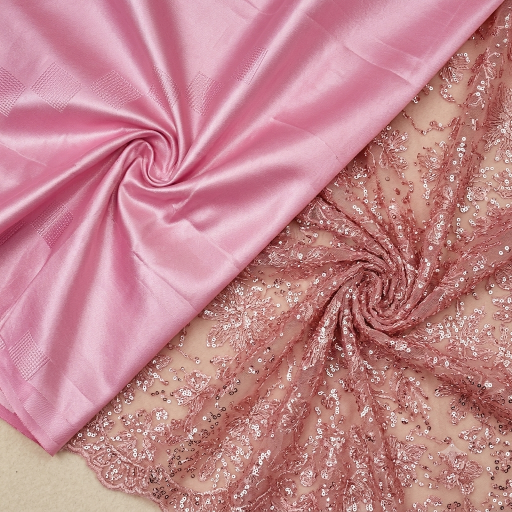
#> input picture backend/scripts/fabric_images/bazin_riche.jpg, 1024 x 1024 px (shown at 1/2 size); its folder holds only this picture in this run
$ python compress_fabric_images.py
#> lines starting #> are read from the running program, lines starting #| are printed output that depends on the picture
#!/usr/bin/env python3
"""
compress_fabric_images.py — Compresse les images du catalogue de tissus
                             avec une cible de taille en Ko (défaut : 150 Ko).

Usage
-----
    cd backend
    pip install Pillow
    python scripts/compress_fabric_images.py

    # Aperçu sans écriture
    python scripts/compress_fabric_images.py --dry-run

    # Cible différente (ex : 100 Ko)
    python scripts/compress_fabric_images.py --max-kb 100

    # Remplace les originaux directement (sans suffixe _opt)
    python scripts/compress_fabric_images.py --replace

Stratégie
---------
    1. Redimensionne à 800×800 px max (ratio conservé, LANCZOS)
    2. Essaie qualité 85 → descend par pas de 5 jusqu'à atteindre la cible
    3. Si la cible n'est pas atteinte à qualité 40, réduit la résolution
       (700px, 600px, 500px) et recommence la boucle qualité
    4. Sauvegarde en JPEG progressif optimisé
"""

import argparse
import io
import sys
from pathlib import Path

IMAGES_DIR   = Path(__file__).parent / "fabric_images"
MAX_PX       = 800          # résolution max initiale (px)
MIN_PX       = 400          # résolution plancher (en dessous on ne réduit plus)
PX_STEP      = 100          # réduction de résolution si qualité insuffisante
QUALITY_START = 85          # qualité de départ
QUALITY_MIN   = 40          # qualité plancher avant de réduire la résolution
QUALITY_STEP  = 5           # pas de descente de qualité
DEFAULT_MAX_KB = 150        # cible en Ko
SUFFIX        = "_opt"
EXTENSIONS    = {".jpg", ".jpeg", ".png", ".webp", ".bmp", ".tiff"}


def _encode(img, quality: int) -> bytes:
    """Encode l'image PIL en JPEG en mémoire et retourne les bytes."""
    buf = io.BytesIO()
    img.save(buf, format="JPEG", quality=quality, optimize=True, progressive=True)
    return buf.getvalue()


def compress_to_target(src: Path, max_kb: int, dry_run: bool, replace: bool) -> None:
    """Compresse src jusqu'à atteindre max_kb Ko, ou s'en approche au mieux."""
#> called with max_kb = 150, dry_run = False, replace = False
    try:
        from PIL import Image
    except ImportError:
        print("ERREUR : Pillow n'est pas installé.\n  pip install Pillow", file=sys.stderr)
        sys.exit(1)

    target_bytes = max_kb * 1024
    src_bytes    = src.stat().st_size

    with Image.open(src) as img_orig:
#> img_orig is the input picture: PIL image 1024x1024 RGBA; mean R, G, B, A 194.7, 134.3, 141.3, 255
        if img_orig.mode not in ("RGB", "L"):
            img_orig = img_orig.convert("RGB")
#> img_orig: PIL image 1024x1024 RGB
        original_size = img_orig.size
#> original_size = (1024, 1024)

        best_data    = None
        best_quality = QUALITY_START
        best_px      = MAX_PX
        reached      = False

        # Boucle sur les résolutions décroissantes
        for max_px in range(MAX_PX, MIN_PX - 1, -PX_STEP):
            img = img_orig.copy()
            img.thumbnail((max_px, max_px), Image.LANCZOS)

            # Boucle sur les qualités décroissantes
            for quality in range(QUALITY_START, QUALITY_MIN - 1, -QUALITY_STEP):
                data = _encode(img, quality)
                if best_data is None or len(data) < len(best_data):
                    best_data    = data
                    best_quality = quality
                    best_px      = max_px
                if len(data) <= target_bytes:
                    reached = True
                    break

            if reached:
                break
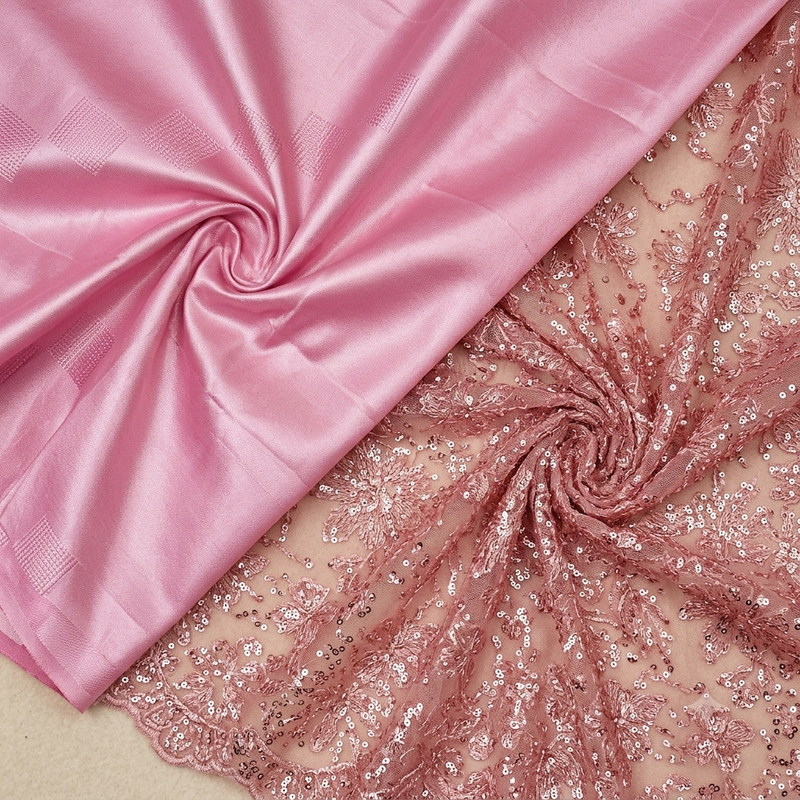
#> img: PIL image 800x800 RGB; mean R, G, B 194.6, 134.3, 141.3
#> after the loop, best_px = 800; best_quality = 75

        final_kb  = len(best_data) / 1024
#> final_kb = 140.6
        saving    = (1 - len(best_data) / src_bytes) * 100
#> saving = 95.01
        new_size  = Image.open(io.BytesIO(best_data)).size
#> new_size = (800, 800)

        status = "✓" if reached else "⚠ "
        note   = "" if reached else f"  (cible {max_kb} Ko non atteinte — meilleur résultat)"

        if dry_run:
            print(f"  [dry-run] {src.name}")
            print(f"    {original_size[0]}×{original_size[1]} → {new_size[0]}×{new_size[1]} px")
            print(f"    {src_bytes / 1024:.0f} Ko  →  {final_kb:.0f} Ko  "
                  f"({saving:+.0f} %)  qualité {best_quality}{note}")
            return

        if replace:
            dest = src.with_suffix(".jpg")
        else:
            dest = src.with_stem(src.stem + SUFFIX).with_suffix(".jpg")

        dest.write_bytes(best_data)

        print(f"  {status} {src.name}")
        print(f"    {original_size[0]}×{original_size[1]} → {new_size[0]}×{new_size[1]} px  "
              f"| qualité {best_quality}")
#|     1024×1024 → 800×800 px  | qualité 75
        print(f"    {src_bytes / 1024:.0f} Ko  →  {final_kb:.0f} Ko  ({saving:+.0f} %){note}")
#|     2819 Ko  →  141 Ko  (+95 %)
        print(f"    → {dest.name}")


def main() -> None:
    parser = argparse.ArgumentParser(
        description="Compresse les images tissu avec cible de taille"
    )
    parser.add_argument("--max-kb",  type=int,  default=DEFAULT_MAX_KB,
                        help=f"Taille cible en Ko (défaut : {DEFAULT_MAX_KB})")
    parser.add_argument("--dry-run", action="store_true",
                        help="Affiche les infos sans écrire de fichier")
    parser.add_argument("--replace", action="store_true",
                        help="Remplace les originaux (sans suffixe _opt)")
    parser.add_argument("--dir",     type=Path, default=IMAGES_DIR,
                        help="Dossier source (défaut : scripts/fabric_images/)")
    args = parser.parse_args()

    images_dir: Path = args.dir
    if not images_dir.exists():
        print(f"ERREUR : Dossier introuvable : {images_dir}", file=sys.stderr)
        sys.exit(1)

    images = [p for p in sorted(images_dir.iterdir())
              if p.suffix.lower() in EXTENSIONS and not p.stem.endswith(SUFFIX)]

    if not images:
        print(f"Aucune image trouvée dans {images_dir}")
        return

    mode = "DRY-RUN" if args.dry_run else ("remplacement" if args.replace else "copies _opt")
    print(f"\n=== Compression images tissus — cible {args.max_kb} Ko ({mode}) ===\n")
    print(f"Dossier : {images_dir}")
    print(f"Images  : {len(images)} fichier(s)\n")

    total_before = total_after = 0

    for img_path in images:
        compress_to_target(img_path, args.max_kb, args.dry_run, args.replace)
        if not args.dry_run:
            total_before += img_path.stat().st_size
            suffix = "" if args.replace else SUFFIX
            opt = img_path.with_stem(img_path.stem + suffix).with_suffix(".jpg")
            if opt.exists():
                total_after += opt.stat().st_size
        print()

    if not args.dry_run and total_before:
        saving = (1 - total_after / total_before) * 100
        print("─────────────────────────────────────────")
        print(f"Total avant : {total_before / 1024:.0f} Ko")
        print(f"Total après : {total_after  / 1024:.0f} Ko")
        print(f"Gain global : {saving:.0f} %\n")
        if not args.replace:
            print("Les fichiers *_opt.jpg sont prêts. Une fois vérifiés :")
            print("  python scripts/compress_fabric_images.py --replace")
            print("  python scripts/seed_fabric_catalog.py --reset")


if __name__ == "__main__":
    main()

$ run again, on backend/scripts/fabric_images/jersey_coton.jpg
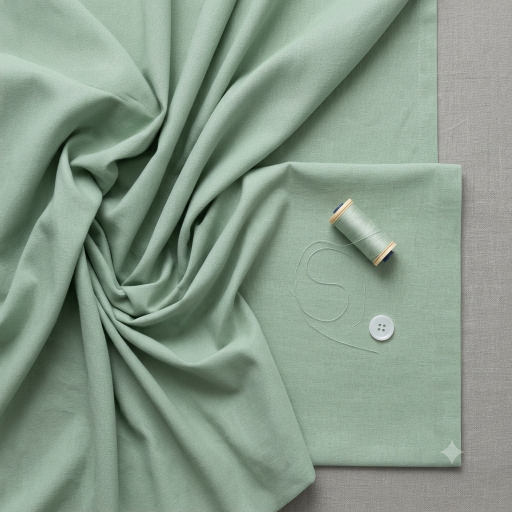
#> input picture backend/scripts/fabric_images/jersey_coton.jpg, 1024 x 1024 px (shown at 1/2 size)
#> in compress_to_target, img_orig is the input picture: PIL image 1024x1024 RGBA; mean R, G, B, A 135.9, 153.6, 138.5, 255
#> img_orig: PIL image 1024x1024 RGB
#> after the loop in compress_to_target, `for max_px in range(MAX_PX, MIN_PX - 1, -PX_STEP):`:
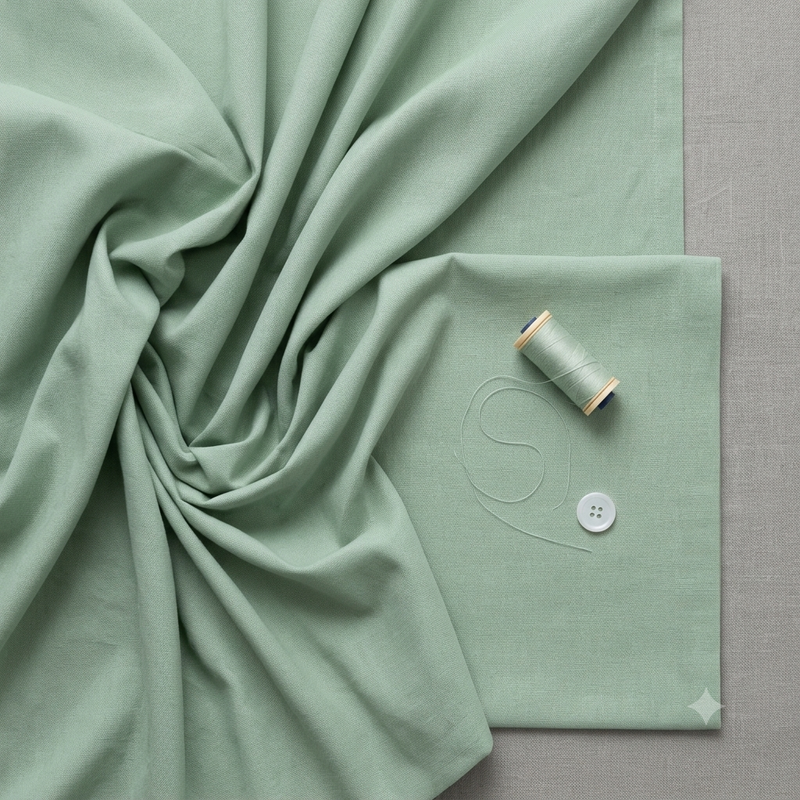
#> img: PIL image 800x800 RGB; mean R, G, B 135.9, 153.6, 138.5
#> after the loop in compress_to_target, `for max_px in range(MAX_PX, MIN_PX - 1, -PX_STEP):`: best_px = 800; best_quality = 85
#> final_kb = 117.2
#> saving = 95.52
#> new_size = (800, 800)
#|     1024×1024 → 800×800 px  | qualité 85
#|     2616 Ko  →  117 Ko  (+96 %)

$ run again, on backend/scripts/fabric_images/coton_oxford.jpg
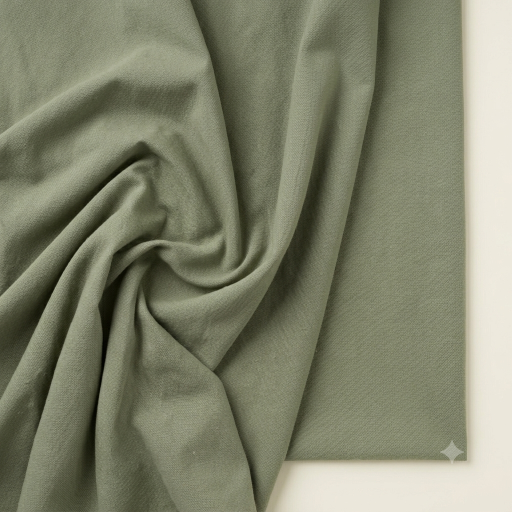
#> input picture backend/scripts/fabric_images/coton_oxford.jpg, 1024 x 1024 px (shown at 1/2 size)
#> in compress_to_target, img_orig is the input picture: PIL image 1024x1024 RGBA; mean R, G, B, A 128.9, 131, 108.8, 255
#> img_orig: PIL image 1024x1024 RGB
#> after the loop in compress_to_target, `for max_px in range(MAX_PX, MIN_PX - 1, -PX_STEP):`:
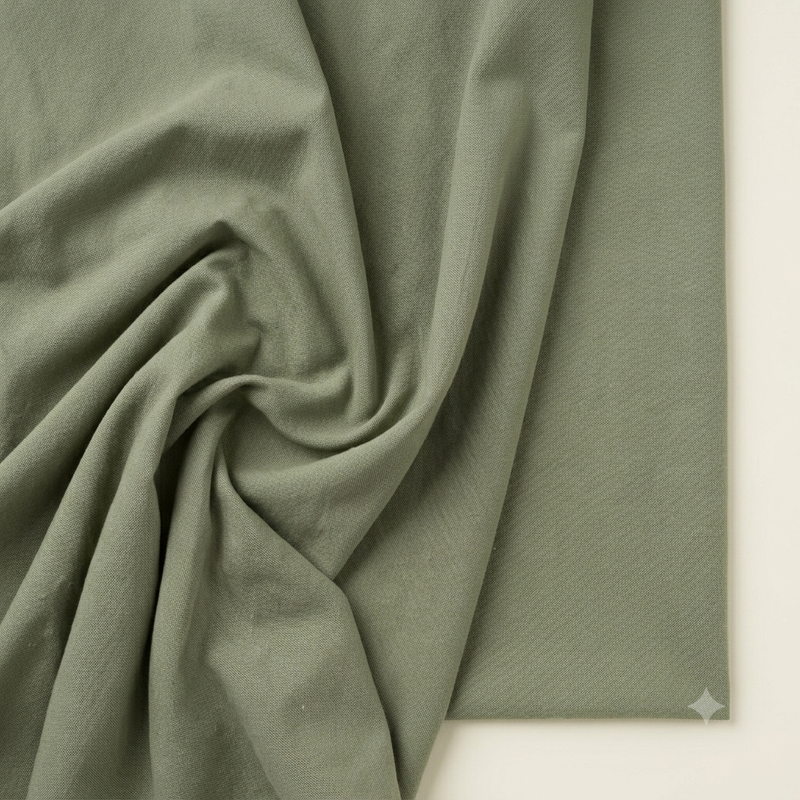
#> img: PIL image 800x800 RGB; mean R, G, B 128.9, 131, 108.8
#> after the loop in compress_to_target, `for max_px in range(MAX_PX, MIN_PX - 1, -PX_STEP):`: best_px = 800; best_quality = 85
#> final_kb = 132.2
#> saving = 95.2
#> new_size = (800, 800)
#|     1024×1024 → 800×800 px  | qualité 85
#|     2754 Ko  →  132 Ko  (+95 %)
